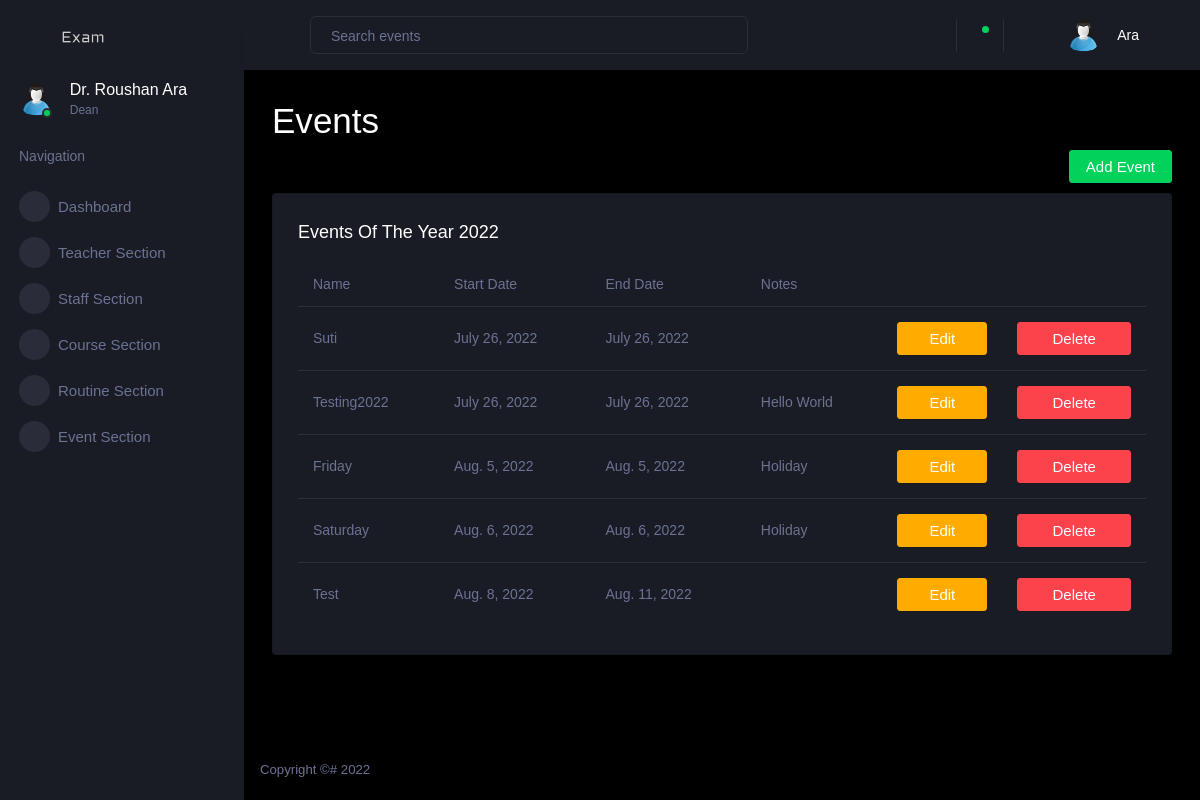
The app's page /user/event-section (signed in) with its own data.
### account/models.py (models this page shows, shortened)
class Teacher(models.Model):
    user = models.OneToOneField(
        User, on_delete=models.CASCADE, primary_key=True)
    title = models.CharField(max_length=255, null=False,
                             choices=TEACHER_TITLE_CHOICES, default='None')
    contact_number = models.CharField(null=False, unique=True, max_length=255)
    profile_picture = models.ImageField(
        upload_to=get_profile_pictures_directory, blank=True, null=True)
    department = models.ForeignKey(Department, on_delete=models.DO_NOTHING)
    is_available = models.BooleanField(default=True)
    total_creadits = models.DecimalField(
        max_digits=10, decimal_places=2, default=0)

### dashboard/models.py (models this page shows, shortened)
class Event(models.Model):
    name = models.CharField(max_length=255)
    start_date = models.DateField()
    end_date = models.DateField()
    notes = models.TextField(blank=True)

### dashboard/views.py (the view)
# urls.py: path('event-section', event_page, name='event-section'),
def event_page(request):
    context = get_context(request)
    return render(request, 'event-section.html', context)

### dashboard/models.py (called while the page is built)
    def __str__(self) -> str:
        return self.name

    def __str__(self) -> str:
        return self.name

### dashboard/views.py (called while the page is built, shortened)
def is_dean(user):
    try:
        teacher = Teacher.objects.get(user=user)
    except Teacher.DoesNotExist:
        return None
    deans = Dean.objects.filter(teacher=teacher).order_by('-joined')[:1]
    if len(deans) != 1:
        return None
    return deans[0]

def is_staff(user):
    try:
        staff = Staff.objects.get(user=user)
    except Staff.DoesNotExist:
        return None
    return staff

def is_teacher(user):
    try:
        teacher = Teacher.objects.get(user=user)
    except Teacher.DoesNotExist:
        return None
    return teacher

def get_staff(faculty):
    return list(Staff.objects.filter(faculty=faculty))

def get_courses(faculty):
    courses = Course.objects.all()
    selected_courses = []
    for course in courses:
        dept = Department.objects.get(name=course.department)
        if dept.faculty == faculty:
            selected_courses.append(course)
    return selected_courses

def get_teachers(faculty):
    teachers = Teacher.objects.all()
    selected_teachers = []
    for teacher in teachers:
        dept = Department.objects.get(name=teacher.department)
        if dept.faculty == faculty:
            selected_teachers.append(teacher)
    return selected_teachers

def get_exams(approved_routines, teacher=None):
    past = []
    current = []
    upcomming = []
    today = date.today()
    return current, past, upcomming

def get_notification(user):
    return Notification.objects.filter(user=user, marked_read=False).all()

### dashboard/templates/event-section.html
{% extends "dashboard-base.html" %}
{% load static %}
{% block content %}
<h1>Events</h1>
<div class="create-new">
  <a class="nav-link btn btn-success create-new-button"  href="{% url 'add-event' %}" >
    Add Event
  </a>
</div>
<div class="row">
  <div class="col-12 grid-margin">
    <div class="card">
      <div class="card-body">
        <h4 class="card-title">Events of the year {{ year }}</h4>
        <div class="table-responsive">
          <table class="table">
            <thead>
              <tr>
                <th>Name</th>
                <th>Start Date</th>
                <th>End Date</th>
                <th>Notes</th>
              </tr>
            </thead>
            <tbody>
              {% for event in events %}
                    <tr>
                      <td>{{ event.name }}</td>
                      <td>{{ event.start_date }}</td>
                      <td>{{ event.end_date }}</td>
                      <td>{{ event.notes }}</td>
                      <td>
                        <a class="nav-link btn btn-warning create-new-button"  href="{% url 'edit-event' %}" >
                          Edit
                        </a>
                      </td>
                      <td>
                        <a class="nav-link btn btn-danger create-new-button"  href="{% url 'delete-event' event.id %}" >
                          Delete
                        </a>
                      </td>
                    </tr>
                {% endfor %}
            </tbody>
          </table>
        </div>
      </div>
    </div>
  </div>
</div>
{% endblock content %}

### dashboard/templates/dashboard-base.html (shortened to what this page needs)
{% load static %}
<!DOCTYPE html>
<html lang="en">
<head>
  <link rel="stylesheet" href="{% static 'dashboard/vendors/mdi/css/materialdesignicons.min.css' %}" />
  <link rel="stylesheet" href="{% static 'dashboard/vendors/css/vendor.bundle.base.css' %}" />
  <link rel="stylesheet" href="{% static 'dashboard/vendors/jvectormap/jquery-jvectormap.css' %}" />
  <link rel="stylesheet" href="{% static 'dashboard/vendors/flag-icon-css/css/flag-icon.min.css' %}" />
  <link rel="stylesheet" href="{% static 'dashboard/vendors/owl-carousel-2/owl.carousel.min.css' %}" />
  <link rel="stylesheet" href="{% static 'dashboard/vendors/owl-carousel-2/owl.theme.default.min.css' %}" />
  <link rel="stylesheet" href="{% static 'dashboard/css/style.css' %}" />
</head>
<body>
  <div class="container-scroller">
    <nav class="sidebar sidebar-offcanvas" id="sidebar">
      <div class="sidebar-brand-wrapper d-none d-lg-flex align-items-center justify-content-center fixed-top">
        <a class="sidebar-brand brand-logo" href="#">
          <img src="{% static 'dashboard/images/logo.svg' %}" alt="logo" />
        </a>
      </div>
      <ul class="nav">
        <li class="nav-item profile">
          <div class="profile-desc">
            <div class="profile-pic">
              <div class="count-indicator">
                {% if user.profile_picture %}
                <img class="img-xs rounded-circle" src="{{ user.profile_picture.url }}" />
                {% else %}
                <img class="img-xs rounded-circle" src="{% static 'dashboard/images/dummy.png' %}" />
                {% endif %}
                <span class="count bg-success"></span>
              </div>
              <div class="profile-name">
                <h5 class="mb-0 font-weight-normal">
                  {{ user.user.first_name }} {{ user.user.last_name }}
                </h5>
                <span>
                  {% if if_staff %}
                  Staff
                  {% elif if_dean %}
                  Dean
                  {% else %}
                  Teacher
                  {% endif %}
                </span>
              </div>
            </div>
          </div>
        </li>
        <li class="nav-item nav-category">
          <span class="nav-link">Navigation</span>
        </li>
        <li class="nav-item menu-items">
          <a class="nav-link" href="{% url 'dashboard-page' %}">
            <span class="menu-icon">
              <i class="mdi mdi-speedometer"></i>
            </span>
            <span class="menu-title">Dashboard</span>
          </a>
        </li>
        {% if is_staff %}
        <li class="nav-item menu-items">
          <a class="nav-link" href="{% url 'teacher-section' %}">
            <span class="menu-icon">
              <i class="mdi mdi-playlist-play"></i>
            </span>
            <span class="menu-title">Teacher Section</span>
          </a>
        </li>
        {% if if_dean %}
        <li class="nav-item menu-items">
          <a class="nav-link" href="{% url 'staff-section' %}">
            <span class="menu-icon">
              <i class="mdi mdi-table-large"></i>
            </span>
            <span class="menu-title">Staff Section</span>
          </a>
        </li>
        {% endif %}
        <li class="nav-item menu-items">
          <a class="nav-link" href="{% url 'course-section' %}">
            <span class="menu-icon">
              <i class="mdi mdi-chart-bar"></i>
            </span>
            <span class="menu-title">Course Section</span>
          </a>
        </li>
        <li class="nav-item menu-items">
          <a class="nav-link" href="{% url 'routine-section' %}">
            <span class="menu-icon">
              <i class="mdi mdi-chart-bar"></i>
            </span>
            <span class="menu-title">Routine Section</span>
          </a>
        </li>
        <li class="nav-item menu-items">
          <a class="nav-link" href="{% url 'event-section' %}">
            <span class="menu-icon">
              <i class="mdi mdi-chart-bar"></i>
            </span>
            <span class="menu-title">Event Section</span>
          </a>
        </li>
        {% endif %}
      </ul>
    </nav>
    <div class="container-fluid page-body-wrapper">
      <nav class="navbar p-0 fixed-top d-flex flex-row">
        <div class="navbar-menu-wrapper flex-grow d-flex align-items-stretch">
          <button class="navbar-toggler navbar-toggler align-self-center" type="button" data-toggle="minimize">
            <span class="mdi mdi-menu"></span>
          </button>
          <ul class="navbar-nav w-100">
            <li class="nav-item w-100">
              <form class="nav-link mt-2 mt-md-0 d-none d-lg-flex search" method="post"
                action="{% url 'search-page' %}">
                <input type="text" name="search" class="form-control" placeholder="Search events" />
              </form>
            </li>
          </ul>
          <ul class="navbar-nav navbar-nav-right">
            <li class="nav-item nav-settings d-none d-lg-block">
              <a class="nav-link" href="#">
                <i class="mdi mdi-view-grid"></i>
              </a>
            </li>
            <li class="nav-item dropdown border-left">
              <a class="nav-link count-indicator dropdown-toggle" id="messageDropdown" href="#" data-toggle="dropdown"
                aria-expanded="false">
                <i class="mdi mdi-email"></i>
                <span class="count bg-success"></span>
              </a>
            </li>
            <li class="nav-item dropdown border-left">
              <a class="nav-link count-indicator dropdown-toggle" id="notificationDropdown" href="#"
                data-toggle="dropdown">
                <i class="mdi mdi-bell"></i>
              </a>
            </li>
            <li class="nav-item dropdown">
              <a class="nav-link" id="profileDropdown" href="#" data-toggle="dropdown">
                <div class="navbar-profile">
                  {% if user.profile_picture %}
                  <img class="img-xs rounded-circle" src="{{ user.profile_picture.url }}" />
                  {% else %}
                  <img class="img-xs rounded-circle" src="{% static 'dashboard/images/dummy.png' %}" />
                  {% endif %}
                  <p class="mb-0 d-none d-sm-block navbar-profile-name">
                    {{ user.user.last_name }}
                  </p>
                  <i class="mdi mdi-menu-down d-none d-sm-block pl-3"></i>
                </div>
              </a>
            </li>
          </ul>
        </div>
      </nav>
      <div class="main-panel">
        <div class="content-wrapper">
          {% block content %}{% endblock %}
        </div>
        <footer class="footer">
          <div class="d-sm-flex justify-content-center justify-content-sm-between">
            <span class="text-muted d-block text-center text-sm-left d-sm-inline-block">Copyright ©# 2022</span>
          </div>
        </footer>
      </div>
    </div>
  </div>
</body>
</html>

### records on screen
Teacher: profile_picture (picture), user.first_name "Dr. Roushan", user.last_name "Ara"
Event: name "Suti", start_date "July 26, 2022", end_date "July 26, 2022"
Event: name "Testing2022", start_date "July 26, 2022", end_date "July 26, 2022", notes "Hello World"
Event: name "Friday", start_date "Aug. 5, 2022", end_date "Aug. 5, 2022", notes "Holiday"
Event: name "Saturday", start_date "Aug. 6, 2022", end_date "Aug. 6, 2022", notes "Holiday"
Event: name "Test", start_date "Aug. 8, 2022", end_date "Aug. 11, 2022"
